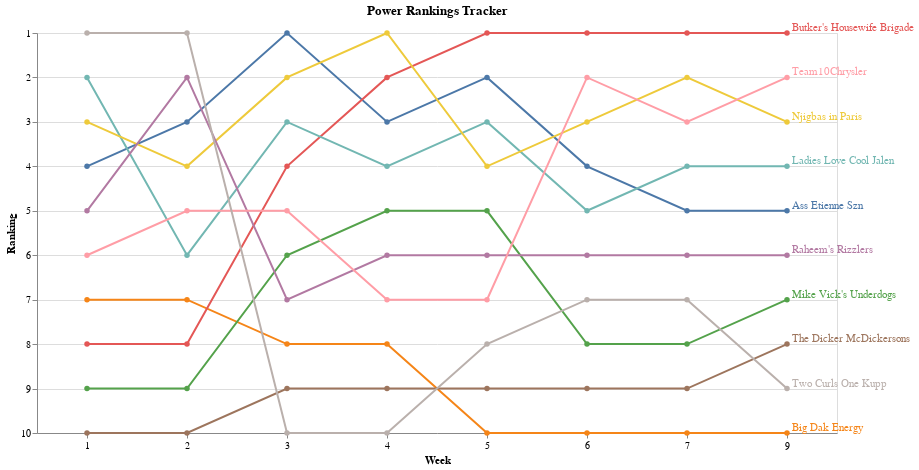

Write notebook code for a chart like this one.
### Code cell
chart

### Figure 1 — Vega-Lite specification as saved in the notebook (floating-point values rounded to 4 significant figures)
{"config": {"view": {"continuousWidth": 300, "continuousHeight": 300}, "legend": {"disable": true}}, "layer": [{"data": {"name": "data-f050fa3f61446824c5346c22db3ab061"}, "mark": {"type": "line", "point": true}, "encoding": {"color": {"field": "Team", "type": "nominal"}, "tooltip": [{"field": "Team", "type": "nominal"}, {"field": "Week", "type": "quantitative"}, {"field": "Ranking", "type": "quantitative"}, {"field": "Ranking Change", "type": "nominal"}], "x": {"axis": {"labelAngle": 0}, "field": "Week", "title": "Week", "type": "ordinal"}, "y": {"field": "Ranking", "scale": {"domain": [1, 10], "reverse": true}, "title": "Ranking", "type": "quantitative"}}}, {"data": {"name": "data-43dce3432c197e179b401a4a820d49c5"}, "mark": {"type": "text", "align": "left", "dx": 5, "dy": -5}, "encoding": {"color": {"field": "Team", "type": "nominal"}, "text": {"field": "Team", "type": "nominal"}, "x": {"field": "Week", "type": "ordinal"}, "y": {"field": "Ranking", "type": "quantitative"}}}], "height": 400, "title": "Power Rankings Tracker", "width": 800, "$schema": "https://vega.github.io/schema/vega-lite/v5.15.1.json", "datasets": {"data-f050fa3f61446824c5346c22db3ab061": [{"Week": 1, "Team": "Ass Etienne Szn", "Ranking": 4, "Ranking Change": "0"}, {"Week": 2, "Team": "Ass Etienne Szn", "Ranking": 3, "Ranking Change": "+1"}, {"Week": 3, "Team": "Ass Etienne Szn", "Ranking": 1, "Ranking Change": "+2"}, {"Week": 4, "Team": "Ass Etienne Szn", "Ranking": 3, "Ranking Change": "-2"}, {"Week": 5, "Team": "Ass Etienne Szn", "Ranking": 2, "Ranking Change": "+1"}, {"Week": 6, "Team": "Ass Etienne Szn", "Ranking": 4, "Ranking Change": "-2"}, {"Week": 7, "Team": "Ass Etienne Szn", "Ranking": 5, "Ranking Change": "-1"}, {"Week": 9, "Team": "Ass Etienne Szn", "Ranking": 5, "Ranking Change": "0"}, {"Week": 1, "Team": "Big Dak Energy", "Ranking": 7, "Ranking Change": "0"}, {"Week": 2, "Team": "Big Dak Energy", "Ranking": 7, "Ranking Change": "0"}, {"Week": 3, "Team": "Big Dak Energy", "Ranking": 8, "Ranking Change": "-1"}, {"Week": 4, "Team": "Big Dak Energy", "Ranking": 8, "Ranking Change": "0"}, {"Week": 5, "Team": "Big Dak Energy", "Ranking": 10, "Ranking Change": "-2"}, {"Week": 6, "Team": "Big Dak Energy", "Ranking": 10, "Ranking Change": "0"}, {"Week": 7, "Team": "Big Dak Energy", "Ranking": 10, "Ranking Change": "0"}, {"Week": 9, "Team": "Big Dak Energy", "Ranking": 10, "Ranking Change": "0"}, {"Week": 1, "Team": "Butker's Housewife Brigade", "Ranking": 8, "Ranking Change": "0"}, {"Week": 2, "Team": "Butker's Housewife Brigade", "Ranking": 8, "Ranking Change": "0"}, {"Week": 3, "Team": "Butker's Housewife Brigade", "Ranking": 4, "Ranking Change": "+4"}, {"Week": 4, "Team": "Butker's Housewife Brigade", "Ranking": 2, "Ranking Change": "+2"}, {"Week": 5, "Team": "Butker's Housewife Brigade", "Ranking": 1, "Ranking Change": "+1"}, {"Week": 6, "Team": "Butker's Housewife Brigade", "Ranking": 1, "Ranking Change": "0"}, {"Week": 7, "Team": "Butker's Housewife Brigade", "Ranking": 1, "Ranking Change": "0"}, {"Week": 9, "Team": "Butker's Housewife Brigade", "Ranking": 1, "Ranking Change": "0"}, {"Week": 1, "Team": "Ladies Love Cool Jalen", "Ranking": 2, "Ranking Change": "0"}, {"Week": 2, "Team": "Ladies Love Cool Jalen", "Ranking": 6, "Ranking Change": "-4"}, {"Week": 3, "Team": "Ladies Love Cool Jalen", "Ranking": 3, "Ranking Change": "+3"}, {"Week": 4, "Team": "Ladies Love Cool Jalen", "Ranking": 4, "Ranking Change": "-1"}, {"Week": 5, "Team": "Ladies Love Cool Jalen", "Ranking": 3, "Ranking Change": "+1"}, {"Week": 6, "Team": "Ladies Love Cool Jalen", "Ranking": 5, "Ranking Change": "-2"}, {"Week": 7, "Team": "Ladies Love Cool Jalen", "Ranking": 4, "Ranking Change": "+1"}, {"Week": 9, "Team": "Ladies Love Cool Jalen", "Ranking": 4, "Ranking Change": "0"}, {"Week": 1, "Team": "Mike Vick's Underdogs", "Ranking": 9, "Ranking Change": "0"}, {"Week": 2, "Team": "Mike Vick's Underdogs", "Ranking": 9, "Ranking Change": "0"}, {"Week": 3, "Team": "Mike Vick's Underdogs", "Ranking": 6, "Ranking Change": "+3"}, {"Week": 4, "Team": "Mike Vick's Underdogs", "Ranking": 5, "Ranking Change": "+1"}, {"Week": 5, "Team": "Mike Vick's Underdogs", "Ranking": 5, "Ranking Change": "0"}, {"Week": 6, "Team": "Mike Vick's Underdogs", "Ranking": 8, "Ranking Change": "-3"}, {"Week": 7, "Team": "Mike Vick's Underdogs", "Ranking": 8, "Ranking Change": "0"}, {"Week": 9, "Team": "Mike Vick's Underdogs", "Ranking": 7, "Ranking Change": "+1"}, {"Week": 1, "Team": "Njigbas in Paris", "Ranking": 3, "Ranking Change": "0"}, {"Week": 2, "Team": "Njigbas in Paris", "Ranking": 4, "Ranking Change": "-1"}, {"Week": 3, "Team": "Njigbas in Paris", "Ranking": 2, "Ranking Change": "+2"}, {"Week": 4, "Team": "Njigbas in Paris", "Ranking": 1, "Ranking Change": "+1"}, {"Week": 5, "Team": "Njigbas in Paris", "Ranking": 4, "Ranking Change": "-3"}, {"Week": 6, "Team": "Njigbas in Paris", "Ranking": 3, "Ranking Change": "+1"}, {"Week": 7, "Team": "Njigbas in Paris", "Ranking": 2, "Ranking Change": "+1"}, {"Week": 9, "Team": "Njigbas in Paris", "Ranking": 3, "Ranking Change": "-1"}, {"Week": 1, "Team": "Raheem's Rizzlers", "Ranking": 5, "Ranking Change": "0"}, {"Week": 2, "Team": "Raheem's Rizzlers", "Ranking": 2, "Ranking Change": "+3"}, {"Week": 3, "Team": "Raheem's Rizzlers", "Ranking": 7, "Ranking Change": "-5"}, {"Week": 4, "Team": "Raheem's Rizzlers", "Ranking": 6, "Ranking Change": "+1"}, {"Week": 5, "Team": "Raheem's Rizzlers", "Ranking": 6, "Ranking Change": "0"}, {"Week": 6, "Team": "Raheem's Rizzlers", "Ranking": 6, "Ranking Change": "0"}, {"Week": 7, "Team": "Raheem's Rizzlers", "Ranking": 6, "Ranking Change": "0"}, {"Week": 9, "Team": "Raheem's Rizzlers", "Ranking": 6, "Ranking Change": "0"}, {"Week": 1, "Team": "Team10Chrysler", "Ranking": 6, "Ranking Change": "0"}, {"Week": 2, "Team": "Team10Chrysler", "Ranking": 5, "Ranking Change": "+1"}, {"Week": 3, "Team": "Team10Chrysler", "Ranking": 5, "Ranking Change": "0"}, {"Week": 4, "Team": "Team10Chrysler", "Ranking": 7, "Ranking Change": "-2"}, {"Week": 5, "Team": "Team10Chrysler", "Ranking": 7, "Ranking Change": "0"}, {"Week": 6, "Team": "Team10Chrysler", "Ranking": 2, "Ranking Change": "+5"}, {"Week": 7, "Team": "Team10Chrysler", "Ranking": 3, "Ranking Change": "-1"}, {"Week": 9, "Team": "Team10Chrysler", "Ranking": 2, "Ranking Change": "+1"}, {"Week": 1, "Team": "The Dicker McDickersons", "Ranking": 10, "Ranking Change": "0"}, {"Week": 2, "Team": "The Dicker McDickersons", "Ranking": 10, "Ranking Change": "0"}, {"Week": 3, "Team": "The Dicker McDickersons", "Ranking": 9, "Ranking Change": "+1"}, {"Week": 4, "Team": "The Dicker McDickersons", "Ranking": 9, "Ranking Change": "0"}, {"Week": 5, "Team": "The Dicker McDickersons", "Ranking": 9, "Ranking Change": "0"}, {"Week": 6, "Team": "The Dicker McDickersons", "Ranking": 9, "Ranking Change": "0"}, {"Week": 7, "Team": "The Dicker McDickersons", "Ranking": 9, "Ranking Change": "0"}, {"Week": 9, "Team": "The Dicker McDickersons", "Ranking": 8, "Ranking Change": "+1"}, {"Week": 1, "Team": "Two Curls One Kupp", "Ranking": 1, "Ranking Change": "0"}, {"Week": 2, "Team": "Two Curls One Kupp", "Ranking": 1, "Ranking Change": "0"}, {"Week": 3, "Team": "Two Curls One Kupp", "Ranking": 10, "Ranking Change": "-9"}, {"Week": 4, "Team": "Two Curls One Kupp", "Ranking": 10, "Ranking Change": "0"}, {"Week": 5, "Team": "Two Curls One Kupp", "Ranking": 8, "Ranking Change": "+2"}, {"Week": 6, "Team": "Two Curls One Kupp", "Ranking": 7, "Ranking Change": "+1"}, {"Week": 7, "Team": "Two Curls One Kupp", "Ranking": 7, "Ranking Change": "0"}, {"Week": 9, "Team": "Two Curls One Kupp", "Ranking": 9, "Ranking Change": "-2"}], "data-43dce3432c197e179b401a4a820d49c5": [{"Week": 9, "Team": "Ass Etienne Szn", "Ranking": 5, "Ranking Change": "0"}, {"Week": 9, "Team": "Big Dak Energy", "Ranking": 10, "Ranking Change": "0"}, {"Week": 9, "Team": "Butker's Housewife Brigade", "Ranking": 1, "Ranking Change": "0"}, {"Week": 9, "Team": "Ladies Love Cool Jalen", "Ranking": 4, "Ranking Change": "0"}, {"Week": 9, "Team": "Mike Vick's Underdogs", "Ranking": 7, "Ranking Change": "+1"}, {"Week": 9, "Team": "Njigbas in Paris", "Ranking": 3, "Ranking Change": "-1"}, {"Week": 9, "Team": "Raheem's Rizzlers", "Ranking": 6, "Ranking Change": "0"}, {"Week": 9, "Team": "Team10Chrysler", "Ranking": 2, "Ranking Change": "+1"}, {"Week": 9, "Team": "The Dicker McDickersons", "Ranking": 8, "Ranking Change": "+1"}, {"Week": 9, "Team": "Two Curls One Kupp", "Ranking": 9, "Ranking Change": "-2"}]}}
